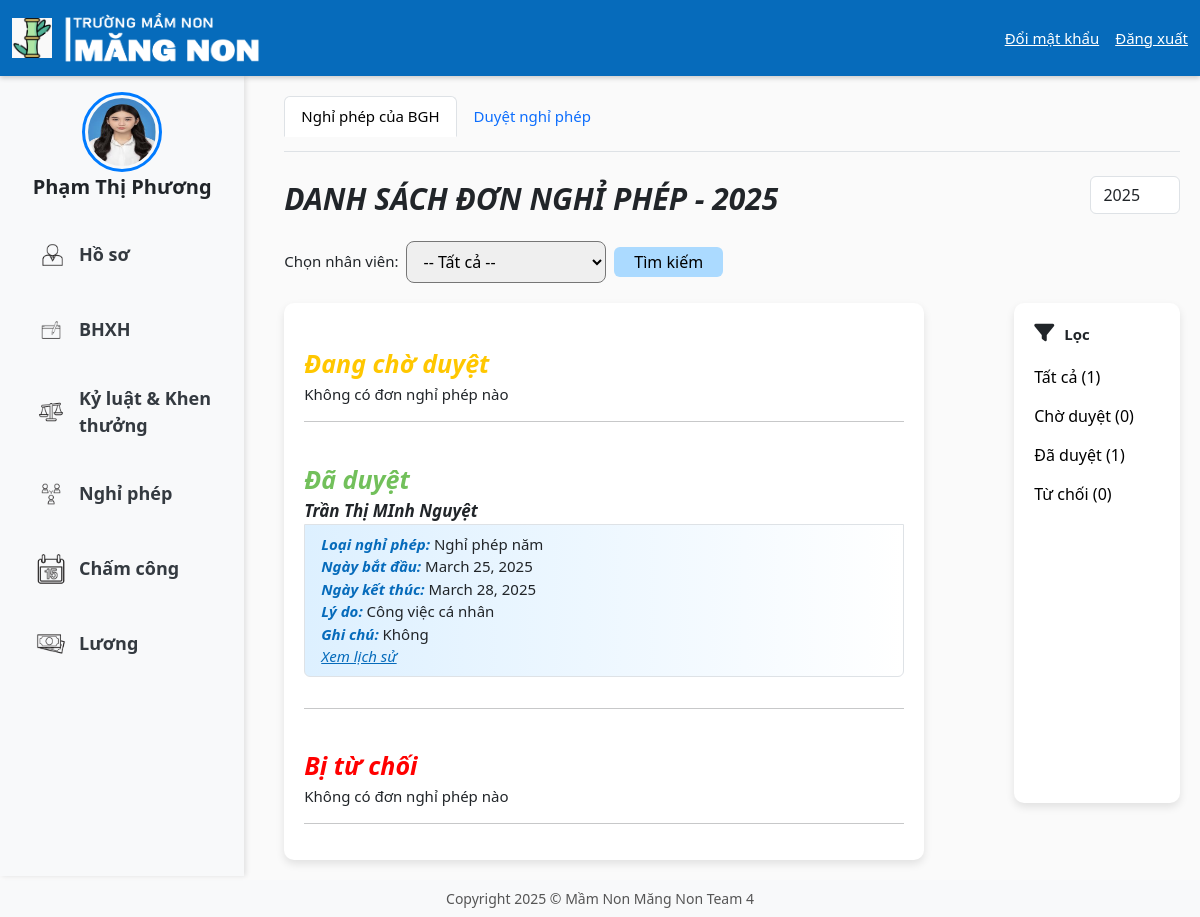
Page /home/hieutruong/NghiPhep/ (signed in) on the earlier database version.
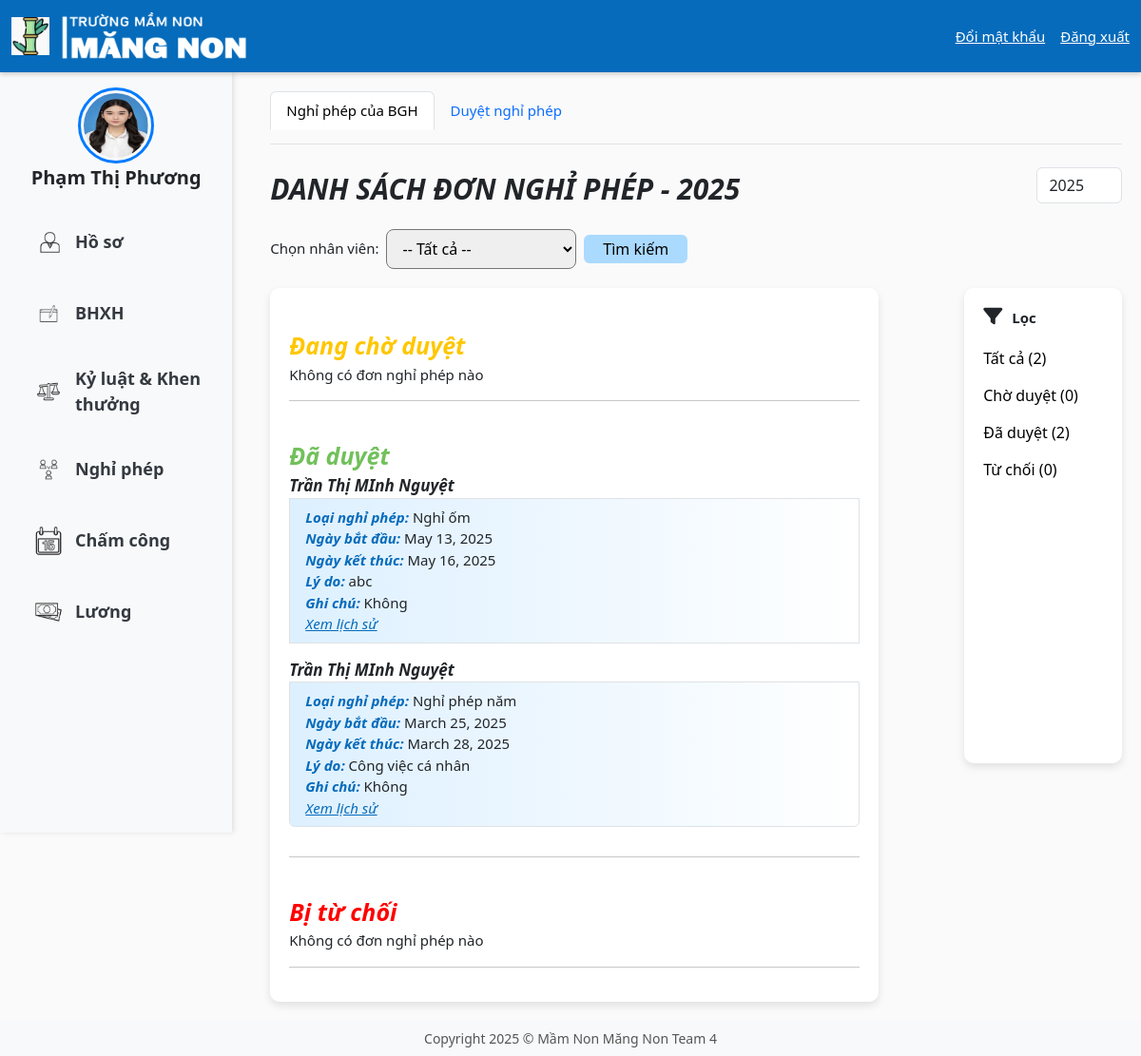
Same page on the later database version.
### HOME/models.py (models this page shows, shortened)
class NghiPhep(models.Model):
   nhan_vien = models.ForeignKey(NhanVien, on_delete=models.CASCADE, related_name='nguoi_tao_don')
   loai_nghi = models.CharField(max_length=100)
   ngay_bat_dau = models.DateField(null=True)
   ngay_ket_thuc = models.DateField(null=True)
   ly_do = models.TextField()
   trang_thai_don = models.CharField(max_length=50)
   ghi_chu = models.TextField(blank=True, null=True)
   ngay_tao_don = models.DateTimeField(null=True)
   ngay_chinh_sua = models.DateTimeField(null=True)
   nguoi_duyet = models.ForeignKey(NhanVien, on_delete=models.CASCADE, related_name='nguoi_duyet_don')
   ngay_duyet = models.DateField(blank=True, null=True)

class NhanVien(models.Model):
 user = models.OneToOneField(User, on_delete=models.CASCADE, unique=True, null=False, related_name='nhanvien_home')
 ten_nv = models.CharField(max_length=100)
 anh_ca_nhan = models.ImageField(upload_to='media/nhanvien/', null=True, blank=True)
 gioi_tinh = models.CharField(max_length=10, choices=[('2', 'Nam'), ('1', 'Nữ')],default='1')
 ngay_sinh = models.DateField(null=True)
 vi_tri_cong_viec = models.CharField(max_length=100, blank=True, null=True)
 to_phong_ban = models.CharField(max_length=50, choices=TO_PHONG_BAN_CHOICES)
 trinh_do_hoc_van = models.CharField(max_length=50, choices=TRINH_DO_HOC_VAN_CHOICES)
 chuyen_nganh = models.CharField(max_length=100, null=True)
 noi_dao_tao = models.CharField(max_length=100)
 nam_tn = models.IntegerField(null=True)
 ngay_cap = models.DateField(null=True)
 noi_cap = models.CharField(max_length=100)
 dia_chi_tam_tru = models.TextField(null=True)
 chuc_vu = models.CharField(max_length=150, null=True)
 so_dien_thoai = models.CharField(
     max_length=10,
     unique=True,
     validators=[RegexValidator(r'^\d{10}$', message="Số điện thoại phải có đúng 10 chữ số.")])
 email = models.EmailField(unique=True, max_length=50, null=True)
 so_cccd = models.CharField(
     max_length=12,
     unique=True,
     validators=[RegexValidator(r'^\d{12}$', message="Số CCCD phải có đúng 12 chữ số.")]
 )
 phu_caps = models.ManyToManyField(PhuCap, related_name='nhanviens')
 class Meta:
     db_table = 'HOME_nhanvien'

### NghiPhep/views.py (the view)
# urls.py: path('home/hieutruong/NghiPhep/', NghiPhep_list_hieutruong, name='DanhSachNP_HT'),#hieutruong
@login_required
def NghiPhep_list_hieutruong(request):
    nhanvien = get_object_or_404(NhanVien, user=request.user)
    thong_tin = DS_NV_quan_ly(request, nhanvien)
    nhan_vien_quan_ly = thong_tin['nhan_vien_BGH']
    year = request.GET.get('year')
    if year is None:
        year = now().year
    else:
        year = int(year)
    danh_sach = NghiPhep.objects.filter(nhan_vien__in=nhan_vien_quan_ly, ngay_tao_don__year=year).order_by('-ngay_tao_don')
    status_labels = ['Đang chờ duyệt', 'Đã duyệt', 'Bị từ chối']
    nghiphep_list = {}
    for status in status_labels:
        nghiphep_list[status] = NghiPhep.objects.filter(trang_thai_don=status, ngay_tao_don__year=year,
                                                        nhan_vien__in=nhan_vien_quan_ly).order_by('-ngay_tao_don')
    formghichu = Ghichu(request.GET)
    context = {
        'nghiphep': nghiphep_list,
        'formghichu': formghichu,
        **DS_NV_quan_ly(request, nhanvien),
        'so_don': danh_sach.count(),
        'so_don_dang_duyet': danh_sach.filter(trang_thai_don='Đang chờ duyệt'),
        'so_don_da_duyet': danh_sach.filter(trang_thai_don='Đã duyệt'),
        'so_don_dang_bi_tu_choi': danh_sach.filter(trang_thai_don='Bị từ chối'),
        'nhan_vien': nhanvien,
        'nhan_vien_quan_ly': nhan_vien_quan_ly,
    }
    return render(request, 'NghiPhep/NP_list_hieutruong.html', context)

### NghiPhep/forms.py
class Ghichu(forms.Form):
    ghi_chu = forms.CharField( required=False,label="",
        widget=forms.Textarea(attrs={'class': 'form-control', 'rows': 5})
    )

### NghiPhep/views.py (called while the page is built)
def ThongTinNPYear(request, year):
    years = NghiPhep.objects.values_list('ngay_tao_don__year', flat=True).distinct().order_by('-ngay_tao_don__year')
    if year is None:
        year = now().year
    else:
        year = int(year)
    return {'year':year,
            'years': years}

### templates/NghiPhep/NP_list_hieutruong.html (shortened to what this page needs)
{% extends 'NghiPhep/NP_list_admin.html' %}
{% block btnAdd %}
<form method="get"
      action="{% url 'DanhSachNP_HT' %}"
      style="width:10%; height: 15px" xmlns:nv.id xmlns:nv.id>
            <select name="year" class="form-control" onchange="this.form.submit()">
                {% for y in years %}
                    <option value="{{ y }}" {% if y == year %}selected{% endif %}>{{ y }}</option>
                {% endfor %}
            </select>
    </form>
{% endblock %}
{% block locdanhsach %}
<div class="ndungloc" style="width:30%; max-height: 500px;">
   <div class="TitleLoc" style="display: flex; gap: 10px; align-items: left;">
        <i class="fa-sharp fa-solid fa-filter" style="font-size: 20px;"></i>
        <p style="margin: 0; font-size: 15px; font-weight: 600;">Lọc</p>
    </div>
    <ul id="dongloc" style="width: 80%; margin-top: 20px; ">
        <li class="li hover:bg-blue-100" >
            <a href="{% url 'DanhSachNP_HT'  %}?year={{ year }}" class="font-bold hover:text-blue-600">
                Tất cả ({{ so_don }})
            </a>
        </li>
        <li>
            <a href="{% url 'loc_don_nghi_phep_hieutruong' %}?trang_thai=Đang chờ duyệt&year={{ year }}" class=" font-bold hover:text-blue-600">
                Chờ duyệt ({{ so_don_dang_duyet.count }})
            </a>
        </li>
        <li>
            <a href="{% url 'loc_don_nghi_phep_hieutruong' %}?trang_thai=Đã duyệt&year={{ year }}" class=" font-bold hover:text-blue-600">
                Đã duyệt ({{ so_don_da_duyet.count }})
            </a>
        </li>
        <li>
            <a href="{% url 'loc_don_nghi_phep_hieutruong' %}?trang_thai=Bị từ chối&year={{ year }}" class=" font-bold hover:text-blue-600">
                Từ chối ({{ so_don_dang_bi_tu_choi.count }})
            </a>
        </li>
    </ul>
</div>
{% endblock %}
{% block header %}
     <form class="form-search" action="{% url 'TimKiemNV_HT' %}">
        <label  style="font-weight: 500; margin-bottom: 0;">Chọn nhân viên:</label>
        <select name="nhan_vien" id="nhan_vien" style="width: 200px; padding: 8px 12px; border-radius: 8px; font-size: 16px;">
            <option value="">-- Tất cả --</option>
          </select>
        <button class="timkiem" type="submit">Tìm kiếm</button>
    </form>
{% endblock %}

### templates/NghiPhep/NP_list_admin.html (shortened to what the changed rows need)
{% extends 'NghiPhep/NP_list.html' %}
{% block content %}
    <div class="ndung" style='display: flex; gap: 90px'>
        <div class="ndungNP" style=" width: 80%; padding: 20px;box-shadow: 0px 4px 8px rgba(0, 0, 0, 0.1);background-color: #ffffff;border-radius: 10px;height: auto;">
             {% for status, danh_sach in nghiphep.items %}
                <br>
                <span class="trangthai" style="font-size: 25px;">{{status}}</span>
                {% if danh_sach %}
                    <ul class="list-group">
                      {% for item in danh_sach %}
                        <span class="ngaytao" style="font-size: 17px; font-style: italic; font-weight: bold;">{{ item.nhan_vien.ten_nv }}</span>
                        <li class="list-group-item">
                          <span class="text-info">Loại nghỉ phép: </span>
                          <span>{{item.loai_nghi }} </span>
                          <br>
                          <span class="text-info">Ngày bắt đầu: </span>
                          <span>{{ item.ngay_bat_dau }}</span>
                          <br>
                          <span class="text-info">Ngày kết thúc: </span>
                          <span>{{ item.ngay_ket_thuc }}</span>
                          <br>
                          <span class="text-info">Lý do: </span>
                          <span >{{ item.ly_do }}</span>
                          <br>
                          {% if item.trang_thai_don == 'Đang chờ duyệt' %}
                            <form method="post" action="{% url 'XulyNP' item.id %}">
                                {% csrf_token %}
                                <div class="inputghichu">
                                    <span class="text-info">Ghi chú: </span>
                                    <textarea name="ghichu" id="id_ghichu" rows="4" style="width: 60%; text-align: left; margin-right: 25% ">{{ formghichu.ghichu.value }}</textarea>
                                </div>
                                {% if messages %}
                                    {% for message in messages %}
                                        <div class="alert alert-danger">{{ message }}</div>
                                    {% endfor %}
                                {% endif %}
                                    <div class="duyet_tuchoi">
                                    <button type="submit"  name="action" value="duyet" class="btn btn-primary btn-sm active" id="duyet">Duyệt</button>
                                    <button type="submit"  name="action" value="tuchoi" class="btn btn-primary btn-sm active" id="tuchoi">Từ chối</button>
                                </div>
                            </form>
                          {% else %}
                                {% if item.ghi_chu == "" %}
                                    <span class="text-info">Ghi chú: </span>
                                    <span>Không</span>
                                {% else %}
                                    <span class="text-info">Ghi chú: </span>
                                    <span>{{ item.ghi_chu }}</span>
                                {% endif %}
                          {% endif %}
                            <br>
                        <button onclick="toggleHistory({{ item.id }})" style="background: none; border: none; color: #066BBB; padding: 0; font: inherit; cursor: pointer;text-decoration: underline;font-style: italic;">
                          Xem lịch sử
                        </button>
                    </li>
                  {% endfor %}
                </ul>
                {% else %}
                    <p>Không có đơn nghỉ phép nào</p>
                {% endif %}
                <hr>
            {% endfor %}
        </div>
        {% block locdanhsach %}{% endblock %}
    </div>
{% endblock %}

Differences in the rows shown:
added NghiPhep: nhan_vien.ten_nv "Trần Thị MInh Nguyệt", loai_nghi "Nghỉ ốm", ngay_bat_dau "May 13, 2025", ngay_ket_thuc "May 16, 2025", ly_do "abc", shows "Ghi chú:", trang_thai_don "Không"
Other differences:
{{ so_don }}: "1" → "2"
{{ so_don_da_duyet.count }}: "1" → "2"
